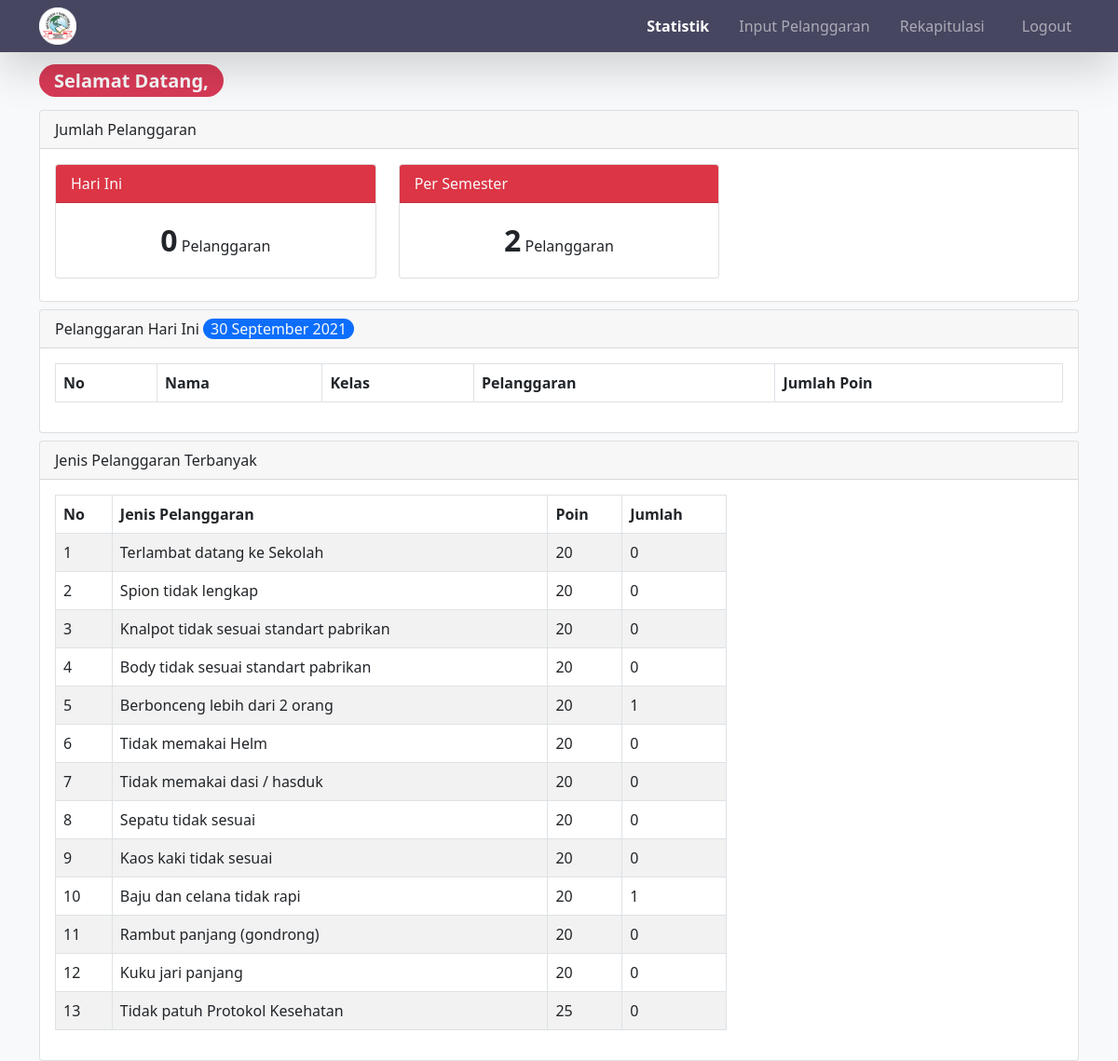
The app's page /?p=home (signed in) with its own data.
### tables this page shows
CREATE TABLE `pelanggaran` (
  `id_pelanggaran` int(11) NOT NULL,
  `pelanggaran` text NOT NULL,
  `id_jenis` int(11) NOT NULL,
  `poin` int(11) NOT NULL,
  `pic` varchar(100) NOT NULL
);

### index.php (called while the page is built, shortened)
<?php
    include('mod/db.php');
    include('mod/pelanggaran.php');
    $pelanggaran = new pelanggaran;
    include('routing/routing.php');
?>

### mod/db.php (called while the page is built, shortened)
<?php
function tgl_indo($time){
    $tanggal = date('Y-m-d', $time);
	$bulan = array (
		1 =>   'Januari',
		'Februari',
		'Maret',
		'April',
		'Mei',
		'Juni',
		'Juli',
		'Agustus',
		'September',
		'Oktober',
		'November',
		'Desember'
	);
	$pecahkan = explode('-', $tanggal);
	return $pecahkan[2] . ' ' . $bulan[ (int)$pecahkan[1] ] . ' ' . $pecahkan[0];
}
function hal($hal)
{
	if($_GET['p']==$hal)
	{
		$oke = "active fw-bold";
	}else
	{
		$oke = "";
	}
	return $oke;
}
?>

### mod/pelanggaran.php (called while the page is built, shortened)
<?php
    class pelanggaran{
        function showAll($con)
        {
            $list=array();
            $q=mysqli_query($con,"select * from pelanggaran order by id_jenis");
            while($dt=mysqli_fetch_array($q))
            {
                $list[]=$dt;
            }
            return $list;
        }
        function jumlahPerPelanggaran($con,$id_pelanggaran)
        {
            $q=mysqli_query($con,"select count(id_pel_siswa) as jumlah from pelanggaran_siswa where id_pelanggaran ='$id_pelanggaran'");
            $dt=mysqli_fetch_array($q);
            return $dt;
        }
        function jumlahPerHari($con)
        {
            $skr_format = date('d-m-Y 00:00:00', time());
            $skr_int = strtotime($skr_format);
            $besok = time() + 86400;
            $besok_format = date('d-m-Y 00:00:00', $besok);
            $besok_int = strtotime($besok_format);
            $q=mysqli_query($con, "select count(id_pel_siswa) as jumlah from pelanggaran_siswa join pelanggaran on pelanggaran_siswa.id_pelanggaran = pelanggaran.id_pelanggaran where pelanggaran_siswa.tgl between '$skr_int' and '$besok_int'");
            $dt = mysqli_fetch_array($q);
            return $dt;
        }
        function jumlahAll($con)
        {
            $q=mysqli_query($con, "select count(id_pel_siswa) as jumlah from pelanggaran_siswa join pelanggaran on pelanggaran_siswa.id_pelanggaran = pelanggaran.id_pelanggaran ");
            $dt = mysqli_fetch_array($q);
            return $dt;
        }
    }
?>

### view/home.php (the view, shortened to what this page needs)
<?php
    $jumlahhariini = $pelanggaran->jumlahPerHari($con);
    $jumlahAll = $pelanggaran->jumlahAll($con);
?>
<div class="row">
    <div class="col-md-12">
        <div class="card ">
            <div class="card-header ">
                Jumlah Pelanggaran
            </div>
            <div class="card-body">
                <div class="row">
                    <div class="col-sm-4 mb-2">
                        <div class="card ">
                            <div class="card-header bg-danger text-light">
                                Hari Ini
                            </div>
                            <div class="card-body text-center">
                                <strong class="fs-2"><?=$jumlahhariini[0]?></strong>
                                Pelanggaran
                            </div>
                        </div>
                    </div>
                    <div class="col-sm-4 mb-2">
                        <div class="card ">
                            <div class="card-header bg-danger text-light">
                                Per Semester
                            </div>
                            <div class="card-body text-center">
                                <strong class="fs-2"><?=$jumlahAll[0]?></strong>
                                Pelanggaran
                            </div>
                        </div>
                    </div>
                </div>
            </div>
        </div>
    </div>
</div>
<div class="row">
    <div class="col-md-12 mt-2">
        <div class="card ">
            <div class="card-header ">
                Pelanggaran Hari Ini <span class="rounded-pill bg-primary text-light ps-2 pe-2"><?=tgl_indo(time())?></span>
            </div>
            <div class="card-body">
                        <table class="table table-bordered table-striped table-hover">
                            <thead>
                                <tr>
                                    <th>No</th>
                                    <th>Nama</th>
                                    <th>Kelas</th>
                                    <th>Pelanggaran</th>
                                    <th>Jumlah Poin</th>
                                </tr>
                            </thead>
                        </table>
            </div>
        </div>
    </div>
</div>
<div class="row">
    <div class="col-md-12 mt-2">
        <div class="card ">
            <div class="card-header ">
                Jenis Pelanggaran Terbanyak
            </div>
            <div class="card-body">
                <div class="col-md-8">
                     <table class="table table-bordered table-hover table-striped">
                    <thead>
                        <tr>
                            <th>No</th>
                            <th>Jenis Pelanggaran</th>
                            <th>Poin</th>
                            <th>Jumlah</th>
                        </tr>
                    </thead>
                    <tbody>
                        <?php
                        $no=1;
                        $list_pelanggaran=$pelanggaran->showAll($con);
                        foreach($list_pelanggaran as $lp){
                            $jum_pel = $pelanggaran->jumlahPerPelanggaran($con,$lp['id_pelanggaran']);
                        ?>
                        <tr>
                            <td><?=$no?></td>
                            <td><?=$lp['pelanggaran']?></td>
                            <td><?=$lp['poin']?></td>
                            <td><?=$jum_pel['jumlah']?></td>
                        </tr>
                        <?php $no++; } ?>
                    </tbody>
                </table>
                </div>
            </div>
        </div>
    </div>
</div>

### routing/routing.php (shortened to what this page needs)
<?php
    if (!empty($_GET['p']))
    {
        $p=strtolower($_GET['p']);
        if ($p=="login")
        {
            if (!empty($_POST['username']) && !empty($_POST['username']))
            {
                $username = $_POST['username'];
                $password = md5($_POST['password']);
                $user->login($con,$username,$password);
            }
            include('view/login.php');
        }
        elseif($p=="logout")
        {
            session_start();
            session_destroy();
            header('location:?p=login');
        }
        elseif ($p=="cetakpelanggaran")
        {
            if (!empty($_GET['sis']))
            {
                $pelanggaran_siswa = $pelanggaran->perSiswaNow($con, $_GET['sis']);
            }
            include('view/cetakpelanggaran.php');
        }
        elseif($p=="home")
        {
            $title="Selamat Datang,";
            include('view/index.php');
        }
    } else
    {
        header('location:?p=home');
    }
?>

### view/index.php (shortened to what this page needs)
<!DOCTYPE html>
<html lang="en">
<head>
    <link href="https://cdn.jsdelivr.net/npm/bootstrap@5.0.2/dist/css/bootstrap.min.css" rel="stylesheet">
    <link rel="stylesheet" href="https://cdn.jsdelivr.net/npm/bootstrap-icons@1.5.0/font/bootstrap-icons.css">
    <link href="https://cdn.jsdelivr.net/npm/select2@4.1.0-rc.0/dist/css/select2.min.css" rel="stylesheet" />
    <link rel="stylesheet" href="https://cdn.jsdelivr.net/npm/@ttskch/select2-bootstrap4-theme@x.x.x/dist/select2-bootstrap4.min.css">
    <link rel="stylesheet" type="text/css" href="https://cdn.datatables.net/1.11.2/css/dataTables.bootstrap4.min.css">
</head>
<body class="bg-light">
    <nav class="navbar shadow-lg navbar-expand-lg navbar-dark" style="background-color:#464660;">
        <div class="container">
            <a href="#" class=""><img src="asset/img/smk.png" width="40" alt=""></a>
            <div class="float-end">
                <div class="collapse navbar-collapse" id="navbarNav">
                    <ul class="navbar-nav">
                        <li class="nav-item ms-3">
                            <a class="nav-link <?= hal('home') ?>" href="?p=home">Statistik</a>
                        </li>
                        <li class="nav-item ms-3">
                            <a class="nav-link <?= hal('siswa') ?> <?= hal('input_pelanggaran') ?>" href="?p=siswa">Input Pelanggaran</a>
                        </li>
                        <li class="nav-item ps-3">
                            <a class="nav-link <?= hal('rekap') ?>" href="?p=rekap">Rekapitulasi</a>
                        </li>
                        <li class="nav-item ps-4">
                            <a class="nav-link" href="#" data-bs-target="#logout" data-bs-toggle="modal">Logout</a>
                        </li>
                    </ul>
                </div>
            </div>
        </div>
    </nav>
    <div class="container mt-3 mb-3">
        <span class="fs-5 fw-bold rounded-pill text-light pt-1 pb-1 ps-3 pe-3 mb-3" style="background-color:#D83A56;">
            <?= $title ?>
        </span>
    </div>
    <div class="container mt-2">
        <?php
        include('page.php');
        ?>
    </div>
</body>
</html>

### view/page.php
<?php
    if ($p=="home"){ require_once('home.php'); }
    elseif ($p=="input_pelanggaran"){ require_once('inputpel.php'); }
    elseif ($p=="siswa"){ require_once('datasiswa.php'); }
    elseif ($p=="rekap"){ require_once('rekap.php'); }
    else
    {
        echo "Salah Alamat";
    }
?>

### records on screen
pelanggaran: pelanggaran "Terlambat datang ke Sekolah", poin "20", jumlah "0"
pelanggaran: pelanggaran "Spion tidak lengkap", poin "20", jumlah "0"
pelanggaran: pelanggaran "Knalpot tidak sesuai standart pabrikan", poin "20", jumlah "0"
pelanggaran: pelanggaran "Body tidak sesuai standart pabrikan", poin "20", jumlah "0"
pelanggaran: pelanggaran "Berbonceng lebih dari 2 orang", poin "20", jumlah "1"
pelanggaran: pelanggaran "Tidak memakai Helm", poin "20", jumlah "0"
pelanggaran: pelanggaran "Tidak memakai dasi / hasduk", poin "20", jumlah "0"
pelanggaran: pelanggaran "Sepatu tidak sesuai", poin "20", jumlah "0"
pelanggaran: pelanggaran "Kaos kaki tidak sesuai", poin "20", jumlah "0"
pelanggaran: pelanggaran "Baju dan celana tidak rapi", poin "20", jumlah "1"
pelanggaran: pelanggaran "Rambut panjang (gondrong)", poin "20", jumlah "0"
pelanggaran: pelanggaran "Kuku jari panjang", poin "20", jumlah "0"
pelanggaran: pelanggaran "Tidak patuh Protokol Kesehatan", poin "25", jumlah "0"

### other values on screen
$title "Selamat Datang,"
$jumlahhariini[0] "0"
$jumlahAll[0] "2"
